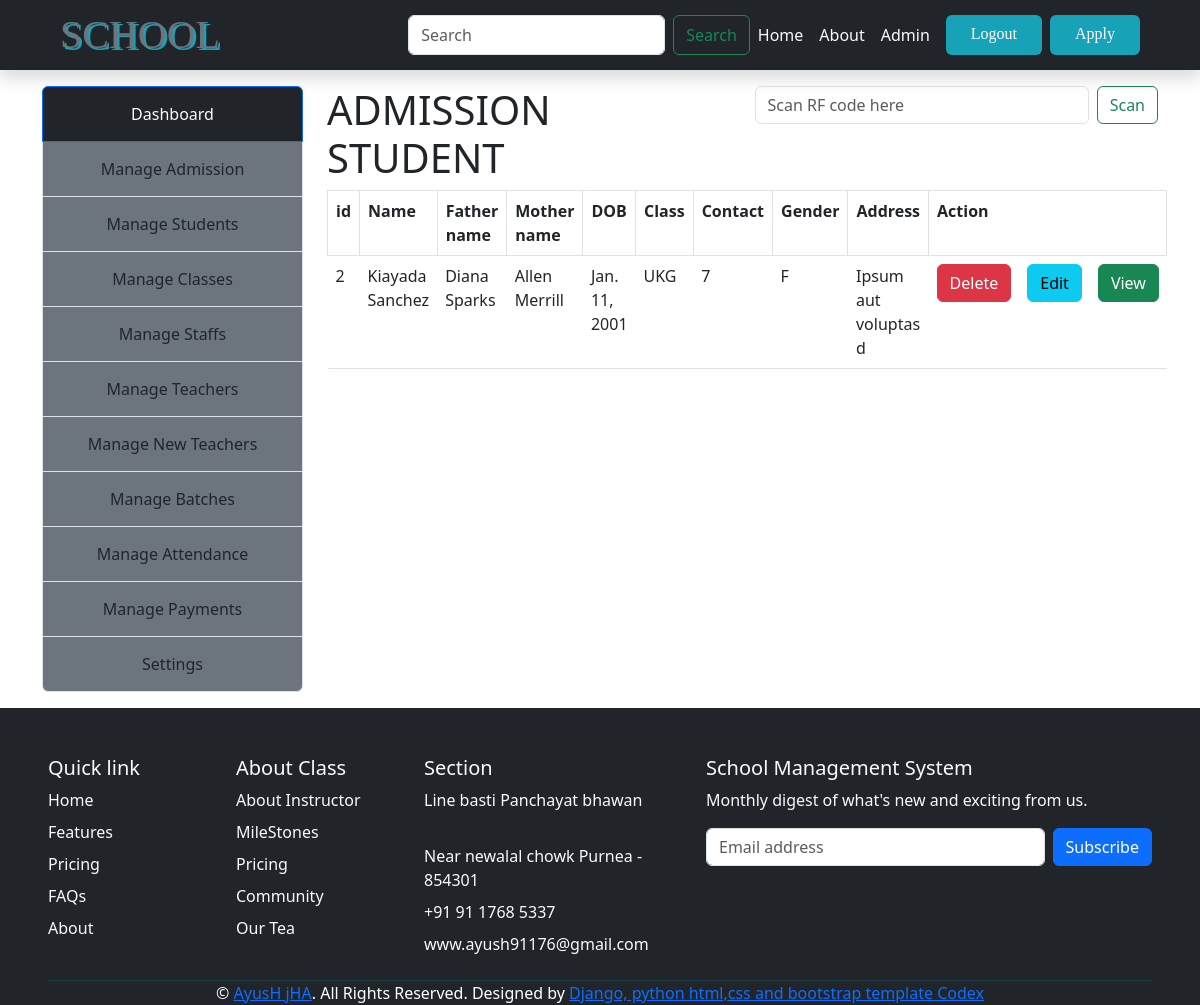
The page /manage-admission/ (signed in) on the database as committed earlier.
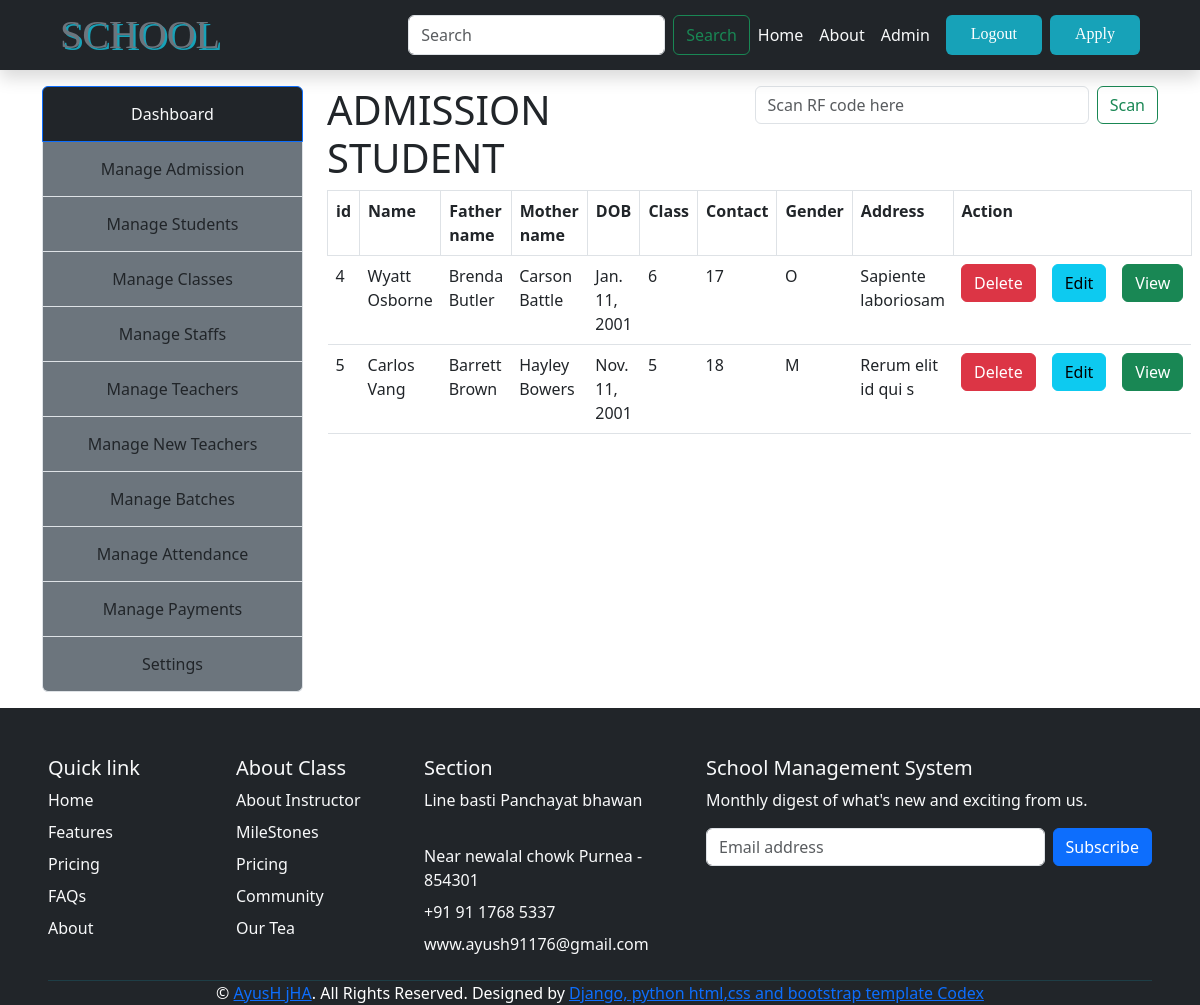
The same page on the database as committed later.
### school_management/models.py (models this page shows, shortened)
class Student(models.Model):
    first_name=models.CharField(max_length=150)
    last_name=models.CharField(max_length=150)
    mother_name=models.CharField(max_length=150)
    father_name=models.CharField(max_length=150)
    address=models.TextField()
    gender=models.CharField(max_length=10,choices=GENDER)
    nationality=models.CharField(max_length=150,choices=(("Indian","Indian"),("Other","Other")))
    city=models.CharField(max_length=150,choices=(("Purnea","Purnea"),("Pune","Pune")))
    state=models.CharField(max_length=150,choices=(("Bihar","Bihar"),("Punjab","Punjab")))
    pin_code=models.IntegerField()
    contact=models.IntegerField()
    image=models.ImageField(upload_to="photo/",null=True,blank=True)
    dob = models.DateField(help_text="use MM/DD/YYYY format")
    className=models.ForeignKey("Classes",on_delete=models.CASCADE)
    isApproved = models.BooleanField(default=False)
    rf_code= models.CharField(max_length=100,default=None,blank=True,null=True,unique=True)

class Classes(models.Model):
    class_name=models.CharField(max_length=100,choices=ClassList)

### school_management/views.py (the view)
# urls.py: path("manage-admission/",manageAdmission,name="manageAdmission"),
@login_required()
def manageAdmission(req):
    data={}
    data['title'] = "Admission student"
    data['students']=Student.objects.filter(isApproved=False)
    return render(req, "admin/manageStudent.html",data)

### template/admin/manageStudent.html
{% extends 'admin/adminBase.html'%}
{% block 'admin-content' %}
    <div class="contaner">
        <div class="row">
            <div class="col-6 mx-auto">
                <h1 class="fs-1">{{title|upper}}</h1>
            </div>
            <div class="col-6">
                <form class="d-flex" action="{% url 'scanRfCode' %}" method="get" role="search">
                    <input class="form-control me-2" name="code" type="text" autofocus placeholder="Scan RF code here" aria-label="Search">
                    <button class="btn btn-outline-success" type="submit">Scan</button>
                  </form>
            </div>
            <div class="col mx-auto">
                <table class="table">
                    <tr>
                        <th class="border">id</th>
                        <th class="border">Name</th>
                        <th class="border">Father name</th>
                        <th class="border">Mother name</th>
                        <th class="border">DOB</th>
                        <th class="border">Class</th>
                        <th class="border">Contact</th>
                        <th class="border">Gender</th>
                        <th class="border">Address</th>
                        <th colspan="3" class="border">Action</th>
                    </tr>
                    {% for stu in students %}
                        <tr>
                            <td>{{stu.id}}</td>
                            <td>{{stu.first_name}} {{stu.last_name}}</td>
                            <td>{{stu.father_name}}</td>
                            <td>{{stu.mother_name}}</td>
                            <td>{{stu.dob}} </td>
                            <td>{%if stu.isApproved %}
                                    <a href="{% url 'viewClassWise' stu.className.class_name %}" class="text-dark">{{stu.className.class_name }}</a>
                                {%else%}
                                    {{stu.className.class_name }}
                                {%endif%}
                            </td>
                            <td>{{stu.contact}}</td>
                            <td>{{stu.gender}}</td>
                            <td>{{stu.address}}</td>
                            <td><a href="{% url 'deleteStudent' stu.id %}" class="btn btn-danger">Delete</a></td>
                            <td><a href="{% url 'editStudent' stu.id %}" class="btn btn-info">Edit</a></td>
                            <td><a href="{%url 'viewSingle' stu.id%}" class="btn btn-success">View</a></td>
                        </tr>
                    {%endfor%}
                </table>
            </div>
        </div>
    </div>
{% endblock 'admin-content' %}

Rows that differ between the two databases and show on the page:
no longer on this page (row edited): Student: id "2", first_name "Kiayada", last_name "Sanchez", father_name "Diana Sparks", mother_name "Allen Merrill", dob "Jan. 11, 2001", className.class_name "UKG", contact "7", gender "F", address "Ipsum aut voluptas d"
added Student: id "4", first_name "Wyatt", last_name "Osborne", father_name "Brenda Butler", mother_name "Carson Battle", dob "Jan. 11, 2001", className.class_name "6", contact "17", gender "O", address "Sapiente laboriosam"
added Student: id "5", first_name "Carlos", last_name "Vang", father_name "Barrett Brown", mother_name "Hayley Bowers", dob "Nov. 11, 2001", className.class_name "5", contact "18", gender "M", address "Rerum elit id qui s"
